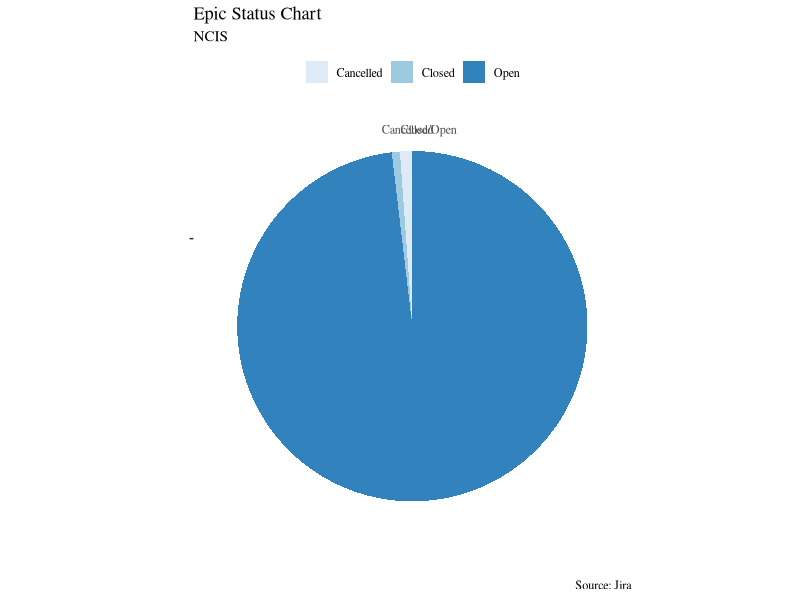

The R script that drew this image:
## ---- chunk 1
knitr::opts_chunk$set(echo = FALSE, message = FALSE, warning = FALSE)
library(tidyverse)
library(reshape2)
library(ggthemes)
library(knitr)
theme_set(
  theme_tufte() +
    theme(legend.position = "top", legend.title = element_blank()) 
  )
## ---- chunk 2
# read data
epic.assignments <- read.csv("./epic-assignments.csv")

# arrange data
epic <- epic.assignments %>% select("Status", "Issue.Type", "Issue.key", "Summary", "Assignee")

depends.columns <- epic.assignments %>% select("Issue.key", contains('Outward.issue.link..Depend.')) %>% head(0)
links.columns <- epic.assignments %>% select("Issue.key", contains('Outward.issue.link..Links.')) %>% head(0)
tests.columns <- epic.assignments %>% select("Issue.key", contains('Outward.issue.link..Test.Case.')) %>% head(0)

assignments.depends.aux <- melt(epic.assignments[,colnames(depends.columns)],id.vars = 1)
assignments.depends <- assignments.depends.aux %>% 
  filter(value != "") %>% 
  mutate("Issue.key.related" = value) %>%
  select("Issue.key","Issue.key.related") %>%
  rename(Issue.key.depend = Issue.key.related)

assignments.links.aux <- melt(epic.assignments[,colnames(links.columns)],id.vars = 1)
assignments.links <- assignments.links.aux %>% 
  filter(value != "") %>% 
  mutate("Issue.key.related" = value) %>%
  select("Issue.key","Issue.key.related") %>%
  rename(Issue.key.link = Issue.key.related)

assignments.tests.aux <- melt(epic.assignments[,colnames(tests.columns)],id.vars = 1)
assignments.tests <- assignments.tests.aux %>% 
  filter(value != "") %>% 
  mutate("Issue.key.related" = value) %>%
  select("Issue.key","Issue.key.related") %>%
  rename(Issue.key.test = Issue.key.related)
## ---- chunk 3
# graph: status
ggplot() + 
    geom_bar(data=epic,aes(x = "", y = epic$Status , fill = epic$Status ), stat = "identity") + 
  coord_polar("y", start=0) +
  labs(title = "Epic Status Chart", subtitle = "NCIS", caption = "Source: Jira", x = "", y = "") + scale_fill_brewer("Blues")  
## ---- chunk 4

# prepare for graph: epic-asignment
epic.assignment.graph <- epic %>% 
  left_join(assignments.depends) %>% 
  left_join(assignments.links) %>% 
  left_join(assignments.tests)

# graph: epic-asignment


